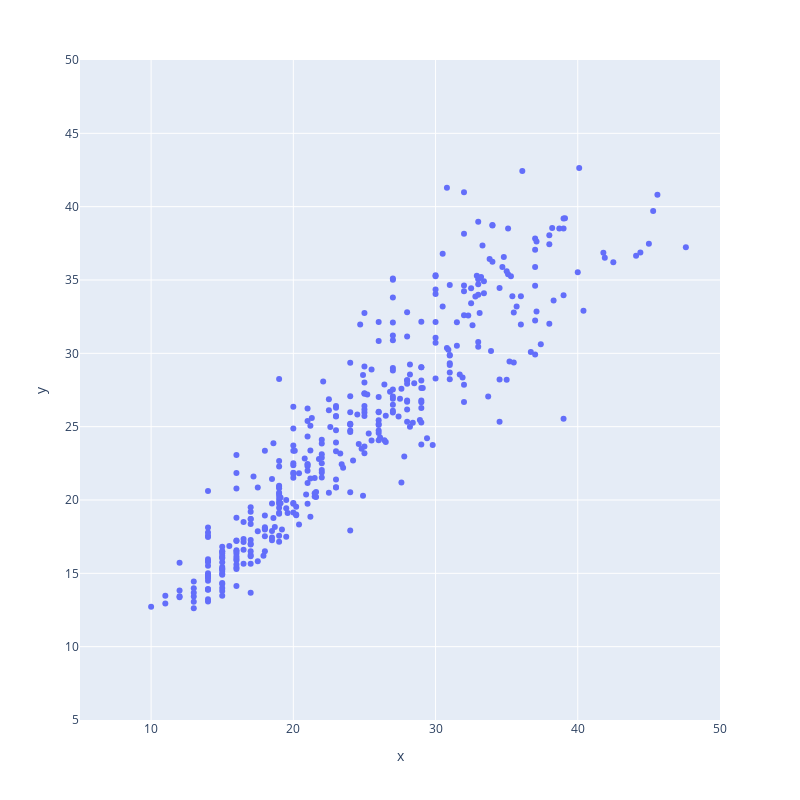

Here is the notebook cell this chart was saved with:
### Code cell
fig = px.scatter(x=np.exp(y * mpg_std + mpg_mean), y=np.exp((X @ beta) * mpg_std + mpg_mean))
fig.update_layout(height=800, width=800, xaxis=dict(range=(5, 50)), yaxis=dict(range=(5, 50)))

### Figure 1 — Plotly figure (JSON) as saved in the notebook; plotly's stock layout.template omitted (floating-point values rounded to 4 significant figures; data arrays with more than 128 entries replaced by an {"elided": "..."} marker saying what was removed)
{"data": [{"hovertemplate": "x=%{x}<br>y=%{y}<extra></extra>", "legendgroup": "", "marker": {"color": "#636efa", "symbol": "circle"}, "mode": "markers", "name": "", "orientation": "v", "showlegend": false, "type": "scatter", "x": {"elided": "398 float values"}, "xaxis": "x", "y": {"elided": "398 float values"}, "yaxis": "y"}], "layout": {"height": 800, "legend": {"tracegroupgap": 0}, "margin": {"t": 60}, "width": 800, "xaxis": {"anchor": "y", "domain": [0, 1], "range": [5, 50], "title": {"text": "x"}}, "yaxis": {"anchor": "x", "domain": [0, 1], "range": [5, 50], "title": {"text": "y"}}}}
